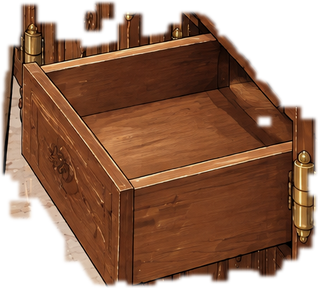
#> input picture assets/gfx/cutouts/st_w2_lowdrawer_open.png, 318 x 288 px
$ python -i chroma_layer.py   (imports and definitions only)
#> lines starting #> are read from the running program, lines starting #| are printed output that depends on the picture
#> further down, picture is the input picture: PIL image 318x288 RGBA; mean R, G, B, A 121.8, 75.5, 48.1, 186.9
#!/usr/bin/env python3
"""Слой из картинки на мадженте: люди и предметы, которые генератор не может дорисовать в кадр,
не перерисовав фон (ASSET_SPEC §1.2: толпа из-под юбки, 11.10.2026).

  python tools/assets/chroma_layer.py БАЗА.png НА_МАДЖЕНТЕ.png st_ИМЯ [--scale 1.15] [--dx 0] [--dy 0]
      [--floor-y 740] [--shadow 0.45] [--out ПАПКА]

Маджента #FF00FF вырезается (мягкий край по расстоянию до мадженты). --scale — увеличение от
верхнего края по центру кадра (ноги, уходящие за верх кадра, остаются уходящими; ступни опускаются —
так дальние ступни встают перед основанием стойки, а не за ней). --dx/--dy — сдвиг. --floor-y — ниже
этой строки под слоем кладётся мягкая контактная тень (на пол), выше — нет (на стойку и стены тень не
падает). Результат как у cutout.py: <имя>.png (RGBA, обрезан по слою) и запись в cutouts.json папки;
проверочная склейка — work/higgsfield/cutout_preview/<имя>.png.
"""
import argparse
import json
from pathlib import Path

import numpy as np
from PIL import Image, ImageFilter

ROOT = Path(__file__).resolve().parents[2]
OUT = ROOT / "assets" / "gfx" / "cutouts"
PREVIEW = ROOT / "work" / "higgsfield" / "cutout_preview"


def key(im):
    a = np.asarray(im.convert("RGB")).astype(float)
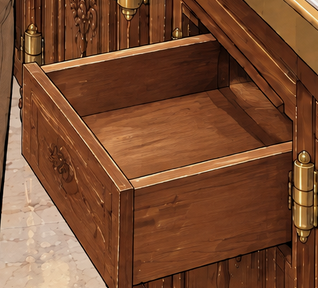
#> a: shape (288, 318, 3) float64; mean R, G, B 121.8, 75.5, 48.1
    d = np.sqrt((a[..., 0] - 255) ** 2 + a[..., 1] ** 2 + (a[..., 2] - 255) ** 2)
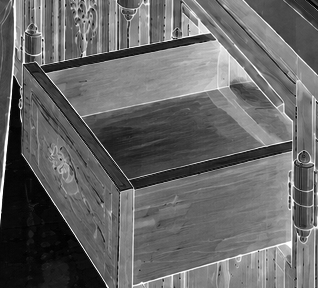
#> d: shape (288, 318) float64; min 204.4, max 360.6, mean 267.5; drawn with min black and max white
    alpha = np.clip((d - 60) / 80, 0, 1)
#> alpha: shape (288, 318) float64; every value is 1
    al = Image.fromarray((alpha * 255).astype("uint8")).filter(ImageFilter.MinFilter(3)).filter(ImageFilter.GaussianBlur(0.8))
#> al: PIL image 318x288 L; every value is 255
    return Image.merge("RGBA", (*im.convert("RGB").split(), al))


# [50 lines left out: function main, not called in this run]


# [2 lines not run here, left out]

>>> from PIL import Image
>>> picture = Image.open('../../assets/gfx/cutouts/st_w2_lowdrawer_open.png')
>>> result = key(picture)

$ run again, on assets/gfx/cutouts/st_w4_board_floor.png
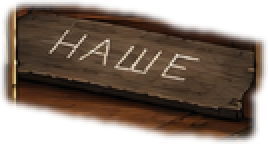
#> input picture assets/gfx/cutouts/st_w4_board_floor.png, 134 x 72 px (shown 2 times larger)
#> picture is the input picture: PIL image 134x72 RGBA; mean R, G, B, A 78.6, 52.5, 34, 174
#> in key, `a = np.asarray(im.convert("RGB")).astype(float)`:
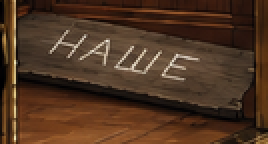
#> a: shape (72, 134, 3) float64 (shown 2 times larger); mean R, G, B 78.6, 52.5, 34
#> in key, `d = np.sqrt((a[..., 0] - 255) ** 2 + a[..., 1] ** 2 + (a[..., 2] - 255..`:
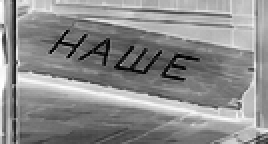
#> d: shape (72, 134) float64 (shown 2 times larger); min 208.1, max 359.9, mean 291.4; drawn with min black and max white
#> alpha: shape (72, 134) float64; every value is 1
#> al: PIL image 134x72 L; every value is 255
